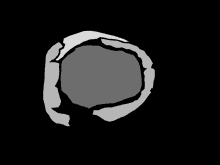
%> input picture OralCancerData/Images_Ground_Truth/img6_annot.png, 220 x 165 px, shrunk from 3264 x 2448 before the run
$ octave project.m   (GNU Octave 9; MATLAB toolbox functions it lacks are replaced by stand-ins)
%> lines starting %> are read from the running program, lines starting %| are printed output that depends on the picture; in (x1, y1, x2, y2) boxes, pixels count from 0 and x2, y2 are one past the last pixel; in counts of white or black regions, pixels touching at a corner belong together; the program's own positions count from 1
%EC520 project
GroundTruth = imread('Images_Ground_Truth/img6_annot.png');
%> GroundTruth is the input picture: size 165x220 uint8; min 0, max 7, mean 0.726
Image = imread('Images/img6.jpg');
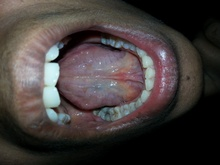
%> input picture OralCancerData/Images/img6.jpg, 220 x 165 px, shrunk from 3264 x 2448 before the run
%> Image is the input picture: size 165x220x3 uint8; mean R, G, B 67.4, 60.6, 58.9

% 1. get tissue
MaskedImage = zeros(size(Image));
[im,jm] = size(Image);
%> im = 165; jm = 660
for i=1:im
    for j = 1:jm/3
        if (GroundTruth(i,j)<5) && (GroundTruth(i,j)>0)
            MaskedImage(i,j,1) = Image(i,j,1);
            MaskedImage(i,j,2) = Image(i,j,2);
            MaskedImage(i,j,3) = Image(i,j,3);
        end

    end
end
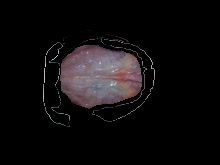
%> MaskedImage: size 165x220x3 double; mean R, G, B 15, 12.7, 13.6
imwrite(MaskedImage/255,'6/Tissue.jpg')
% MaskedImage 0-255 need to divided by 255 while displaying

% 2. remove Photometric Artifacts (Over exposed protions)
threshold = 190; %
MaskedImage2 = MaskedImage;
for i=1:im
    for j = 1:jm/3
        if MaskedImage(i,j,1)> threshold && MaskedImage(i,j,2)> threshold && MaskedImage(i,j,3)> threshold
            MaskedImage2(i,j,:) = 0;
        end
    end
end
%> MaskedImage2: size 165x220x3 double; 0.03% of pixels changed, all inside (x1, y1, x2, y2) = (44, 56, 115, 85)
imwrite(MaskedImage2/255,'6/Tissue-Photometric Artifacts.jpg')

% 3. Select Valid Blocks

rows = floor(im/20);
%> rows = 8
columns = floor(jm/60);
%> columns = 11
%blockaverage = zeros(1,1,:);
MaskedImage3= MaskedImage2;
ArrayofRGB = zeros(rows, columns, 3);
ListofRGB =[];
for i = 1:rows
    for j = 1:columns
        blockR = MaskedImage2((i-1)*20+1:i*20,(j-1)*20+1:j*20,1);
        blockG = MaskedImage2((i-1)*20+1:i*20,(j-1)*20+1:j*20,2);
        blockB = MaskedImage2((i-1)*20+1:i*20,(j-1)*20+1:j*20,3);
        if ( max(max(blockR)) > 0) ||  (max(max(blockG)) > 0) ||  (max(max(blockB)) > 0)
            %block has value
            valid = 0;
            novalue = 0;
            for k = 1:20
                for l = 1:20
                    if blockR(k,l) == 0 && blockG(k,l) == 0 && blockB(k,l) == 0
                        %no value
                        novalue = novalue + 1;
                    end
                end
            end
            if novalue < 200
                valid = 1; % block is valid
                %calculate average RGB
                [R,G,B]=averageRGB(blockR,blockG,blockB);
                ArrayofRGB(i,j,1)=R;
                ArrayofRGB(i,j,2)=G;
                ArrayofRGB(i,j,3)=B;
                RGB=[R G B];
                ListofRGB = [ListofRGB;RGB];
            else
                MaskedImage3((i-1)*20+1:i*20,(j-1)*20+1:j*20,:) = 0;
            end
        end
    end
end
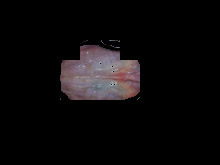
%> MaskedImage3: size 165x220x3 double; mean R, G, B 12.1, 10.2, 11
%> after the loop, B = 90.82; G = 92.06; ListofRGB = [108.9 84.5 95.84; 104.8 91.86 105.6; 117.8 93.89 101.4; 131.5 118.1 128.8; 137.9 120.9 127.8; 135.5 104.3 108.4; 109.3 88.8 95.82; 117.8 107 117.2; 120.6 114.3 122.3; 123.6 92.06 90.82]; R = 123.6; RGB = [123.6 92.06 90.82]; novalue = 390; valid = 0
imwrite(MaskedImage3/255,'6/blocked.jpg')


NonTissueRGB = zeros(rows,columns,3);
ListofNonTRGB = [];
for i = 1:rows
    for j = 1:columns
        blockR1 = Image((i-1)*20+1:i*20,(j-1)*20+1:j*20,1);
        blockG1 = Image((i-1)*20+1:i*20,(j-1)*20+1:j*20,2);
        blockB1 = Image((i-1)*20+1:i*20,(j-1)*20+1:j*20,3);
        [R,G,B]=averageRGB2(blockR1,blockG1,blockB1);
        RGB = [R G B];
        if ArrayofRGB(i,j,1)== 0 && ArrayofRGB(i,j,2)==0 && ArrayofRGB(i,j,3)==0
            NonTissueRGB(i,j,1)=R;
            NonTissueRGB(i,j,2)=G;
            NonTissueRGB(i,j,3)=B;
            RGB = [R G B];
            ListofNonTRGB = [ListofNonTRGB;RGB];
        else
            NonTissueRGB(i,j,1)=0;
            NonTissueRGB(i,j,2)=0;
            NonTissueRGB(i,j,3)=0;
            RGB = [R G B];
        end
    end
end
%> after the loop, ListofNonTRGB = 78 rows, first 12: [123.4 109.2 99.35; 112.4 103.6 91.61; 101 96.55 84.21; 95.31 91.28 78.46; 83.14 79.54 68.52; 65.6 64.34 56.46; 35.02 35.89 31.55; 7.76 9.08 8.39; 0.0325 0.0425 0.08; 0 0 0; 0.217 0.292 0.195; 86.92 78.39 65.93]

figure
scatter3(ListofRGB(:,1),ListofRGB(:,2),ListofRGB(:,3),'.');
hold on;
scatter3(ListofNonTRGB(:,1),ListofNonTRGB(:,2),ListofNonTRGB(:,3),'.','MarkerFaceColor','r');
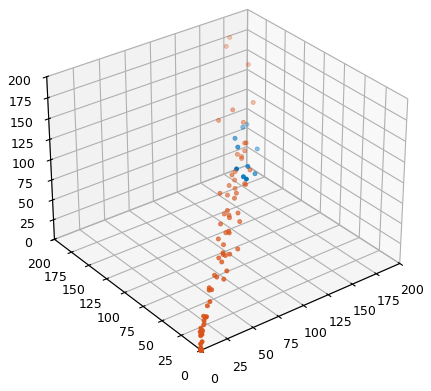
%> figure redrawn from the program's plot data
